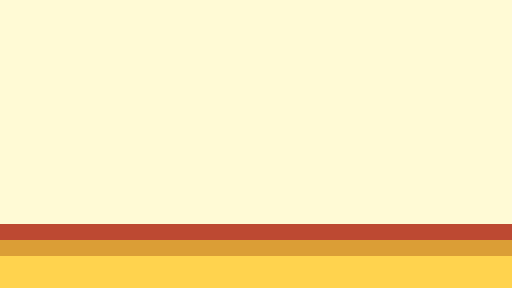

The image is a tile-based game level rendered from a .tmx file. Its description and source (layers, tilesets, objects; grid data summarised) follow:
An orthogonal 32x18 tile map with 16x16 px tiles, 2 tile layers (Background, Foreground) and 2 objects (Goal, Player).

<map version="1.0" orientation="orthogonal" width="32" height="18" tilewidth="16" tileheight="16">
 <tileset firstgid="1" name="world" tilewidth="16" tileheight="16">
  <image source="../world.png" width="80" height="48" />
 </tileset>
 <layer name="Background" width="32" height="18">
  <data>[576 cells, 576 non-empty, 3 distinct tile ids]</data>
 </layer>
 <layer name="Foreground" width="32" height="18">
  <data>[576 cells, 32 non-empty, 1 distinct tile ids]</data>
 </layer>
 <objectgroup name="Objects" width="32" height="18">
  <object name="Goal" x="400" y="192" width="32" height="32" />
  <object name="Player" x="48" y="208" width="16" height="16" />
 </objectgroup>
</map>
